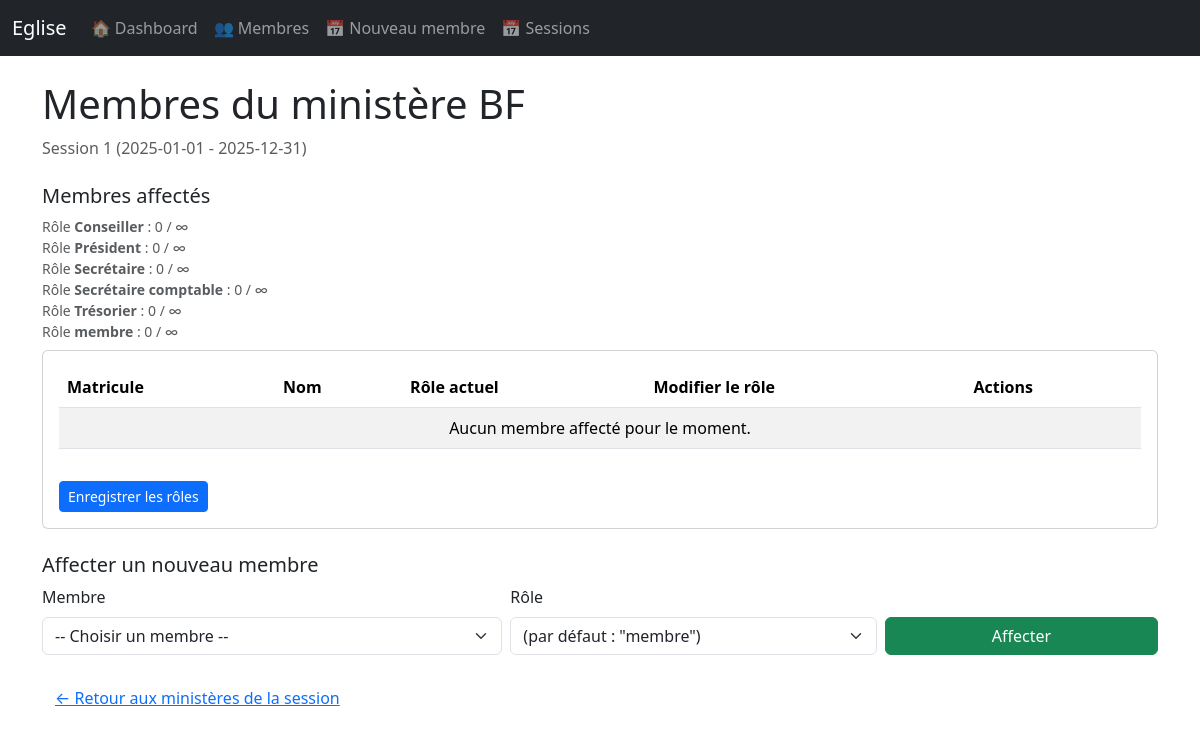
Screenshot of /sessions/1/ministeres/1/membres with the database file from the repository.
### app.py (models this page shows)
class Ministere(db.Model):
    id = db.Column(db.Integer, primary_key=True)
    nom = db.Column(db.String(100), nullable=False)
    sessions = db.relationship('SessionMinistere', back_populates='ministere')

class Session(db.Model):
    id = db.Column(db.Integer, primary_key=True)
    date_debut = db.Column(db.Date, nullable=False)
    date_fin = db.Column(db.Date, nullable=False)
    active = db.Column(db.Boolean, default=True)
    est_cloture = db.Column(db.Boolean, default=False)
    inscriptions = db.relationship('InscriptionSession', back_populates='session')
    ministeres = db.relationship('SessionMinistere', back_populates='session')

class Role(db.Model):
    id = db.Column(db.Integer, primary_key=True)
    nom = db.Column(db.String(100), nullable=False)

### app.py (the view, shortened to what this page needs)
@app.route('/sessions/<int:session_id>/ministeres/<int:session_ministere_id>/membres', methods=['GET', 'POST'])
def session_ministere_membres(session_id, session_ministere_id):
    session = Session.query.get_or_404(session_id)
    sm = SessionMinistere.query.get_or_404(session_ministere_id)
    if sm.session_id != session.id:
        flash("Ce ministère n'appartient pas à cette session.", "error")
        return redirect(url_for('sessions_liste'))
    affectations = (
	    SessionMinistereMembre.query
	    .join(SessionMinistereRole, SessionMinistereRole.role_id == SessionMinistereMembre.role_id)
	    .join(Membre, Membre.matricule == SessionMinistereMembre.membre_id)
	    .options(
		joinedload(SessionMinistereMembre.membre),
		joinedload(SessionMinistereMembre.role)
	    )
	    .filter(SessionMinistereMembre.session_ministere_id == sm.id)
	    .order_by(SessionMinistereRole.ordre.asc().nulls_last(), Membre.nom.asc())
	    .all()
	)
    deja_membre_ids = [a.membre_id for a in affectations]
    ministere_fdl = Ministere.query.filter(Ministere.nom.ilike("FDL")).first()
    membres = []
    if ministere_fdl:
        sm_fdl = SessionMinistere.query.filter_by(
            session_id=session.id,
            ministere_id=ministere_fdl.id
        ).first()
        if sm_fdl:
            smm_fdl = SessionMinistereMembre.query.filter_by(
                session_ministere_id=sm_fdl.id
            ).all()
            fdl_membre_ids = [smm.membre_id for smm in smm_fdl]
    if not membres:
        membres = (
            Membre.query
            .join(InscriptionSession, InscriptionSession.membre_id == Membre.matricule)
            .filter(
                InscriptionSession.session_id == session.id,
                Membre.est_mort == False,
                ~Membre.matricule.in_(deja_membre_ids)
            )
            .order_by(Membre.nom)
            .all()
        )
    roles_disponibles = (
        Role.query
        .join(SessionMinistereRole, SessionMinistereRole.role_id == Role.id)
        .filter(SessionMinistereRole.session_ministere_id == sm.id)
        .order_by(Role.nom)
        .all()
    )
    roles_config = (
	    SessionMinistereRole.query
	    .join(Role, Role.id == SessionMinistereRole.role_id)
	    .filter(SessionMinistereRole.session_ministere_id == sm.id)
	    .order_by(SessionMinistereRole.ordre.asc().nulls_last(), Role.nom.asc())
	    .all()
	)
    limits_by_role = {rc.role_id: rc.max_membres for rc in roles_config}
    role_stats = []
    for rc in roles_config:
        current_count = SessionMinistereMembre.query.filter_by(
            session_ministere_id=sm.id,
            role_id=rc.role_id
        ).count()
        role_stats.append({
            "role_nom": rc.role.nom,
            "count": current_count,
            "max": rc.max_membres  # peut être None (illimité)
        })
    return render_template(
        'session_ministere_membres.html',
        session=session,
        sm=sm,
        affectations=affectations,
        membres=membres,
        roles_disponibles=roles_disponibles,
        role_stats=role_stats
    )

### app.py (called while the page is built)
@app.context_processor
def utility_processor():
    def url_for_other_page(page):
        """
        Construit l'URL pour une autre page de pagination en conservant :
        - les paramètres de chemin (ex: session_id)
        - les paramètres GET (filtres)
        """
        args = {}
        if request.view_args:
            args.update(request.view_args)          # ex: session_id
        args.update(request.args.to_dict())         # filtres actuels
        args['page'] = page
        return url_for(request.endpoint, **args)
    return dict(url_for_other_page=url_for_other_page)

### templates/session_ministere_membres.html (shortened to what this page needs)
{% extends "base.html" %}
{% block content %}
  <h1 class="mb-2">
    Membres du ministère {{ sm.ministere.nom }}
  </h1>
  <p class="text-muted mb-3">
    Session {{ session.id }} ({{ session.date_debut }} - {{ session.date_fin }})
  </p>
  <h2 class="h5 mt-4">Membres affectés</h2>
  {% if role_stats %}
    <div class="mb-2 small text-muted">
      {% for rs in role_stats %}
        <div>
          Rôle <strong>{{ rs.role_nom }}</strong> :
          {{ rs.count }}
          /
          {% if rs.max is not none %}
            {{ rs.max }}
          {% else %}
            ∞
          {% endif %}
        </div>
      {% endfor %}
    </div>
  {% endif %}
  <form method="post" class="card mb-4">
    <div class="card-body">
      <div class="table-responsive mb-3">
        <table class="table table-striped table-hover align-middle">
          <thead>
            <tr>
              <th>Matricule</th>
              <th>Nom</th>
              <th>Rôle actuel</th>
              <th>Modifier le rôle</th>
              <th>Actions</th>
            </tr>
          </thead>
          <tbody>
            {% for a in affectations %}
              <tr>
                <td>{{ a.membre.matricule }}</td>
                <td>{{ a.membre.nom }}</td>
                <td>
                  {% if a.role %}
                    <span class="badge bg-info text-dark">
                      {{ a.role.nom }}
                    </span>
                  {% else %}
                    <span class="badge bg-secondary">
                      Aucun
                    </span>
                  {% endif %}
                </td>
                <td style="width: 230px;">
                  <select name="role_id_{{ a.id }}" class="form-select form-select-sm">
                    <option value="">(par défaut : "membre")</option>
                    {% for r in roles_disponibles %}
                      <option value="{{ r.id }}"
                              {% if a.role_id == r.id %}selected{% endif %}>
                        {{ r.nom }}
                      </option>
                    {% endfor %}
                  </select>
                </td>
                <td style="width: 130px;">
                  <form method="post"
                        action="{{ url_for('session_ministere_membre_supprimer',
                                           session_id=session.id,
                                           session_ministere_id=sm.id,
                                           smm_id=a.id) }}"
                        onsubmit="return confirm('Retirer {{ a.membre.nom }} de ce ministère ?');">
                    <button type="submit" class="btn btn-sm btn-outline-danger">
                      Supprimer
                    </button>
                  </form>
                </td>
              </tr>
            {% else %}
              <tr>
                <td colspan="5" class="text-center">Aucun membre affecté pour le moment.</td>
              </tr>
            {% endfor %}
          </tbody>
        </table>
      </div>
      <div class="d-flex justify-content-start gap-2">
        <button type="submit" class="btn btn-primary btn-sm">
          Enregistrer les rôles
        </button>
      </div>
    </div>
  </form>
  <h2 class="h5">Affecter un nouveau membre</h2>
  <form method="post" class="row g-2 mb-4">
    <div class="col-md-5">
      <label class="form-label">Membre</label>
      <select name="membre_id" class="form-select" required>
        <option value="">-- Choisir un membre --</option>
      </select>
    </div>
    <div class="col-md-4">
      <label class="form-label">Rôle</label>
      <select name="role_id" class="form-select" required>
        <option value="">(par défaut : "membre")</option>
      </select>
    </div>
    <div class="col-md-3 d-flex align-items-end">
      <button type="submit" class="btn btn-success w-100">Affecter</button>
    </div>
  </form>
  <a href="{{ url_for('session_ministeres', session_id=session.id) }}" class="btn btn-link">
    ← Retour aux ministères de la session
  </a>
{% endblock %}

### rows the page displays
Ministere: ministere.nom "BF"
Role: role_nom "Conseiller", count "0"
Role: role_nom "Président", count "0"
Role: role_nom "Secrétaire", count "0"
Role: role_nom "Secrétaire comptable", count "0"
Role: role_nom "Trésorier", count "0"
Role: role_nom "membre", count "0"

### other values shown
{{ session.id }} "1"
{{ session.date_debut }} "2025-01-01"
{{ session.date_fin }} "2025-12-31"
